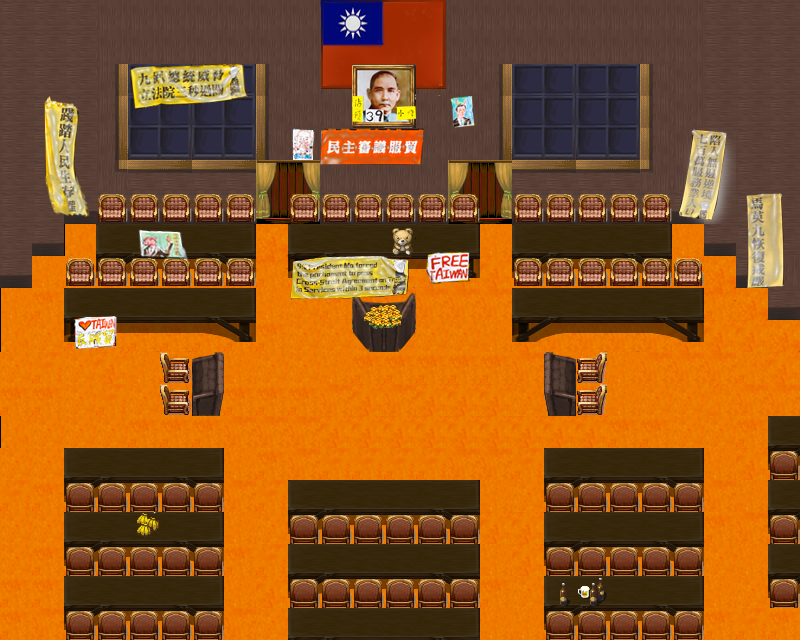

A level layout from a 2D game, rendered from its tile map. Below: a short description, then the map file with tile-grid data replaced by summaries:
An orthogonal 25x20 tile map with 32x32 px tiles, 11 tile layers (meta, 地板, npc, 牆壁, ...), 2 tilesets.

<map version="1.0" orientation="orthogonal" width="25" height="20" tilewidth="32" tileheight="32">
 <tileset firstgid="1" name="map2.1" tilewidth="32" tileheight="32">
  <image source="map2.1.png" trans="ff00ff" width="512" height="512" />
  <tile id="48">
   <properties>
    <property name="itemid" value="3" />
   </properties>
  </tile>
  <tile id="52">
   <properties>
    <property name="itemid" value="2" />
   </properties>
  </tile>
  <tile id="76">
   <properties>
    <property name="npcid" value="1" />
   </properties>
  </tile>
  <tile id="77">
   <properties>
    <property name="npcid" value="2" />
   </properties>
  </tile>
  <tile id="78">
   <properties>
    <property name="npcid" value="98" />
   </properties>
  </tile>
  <tile id="79">
   <properties>
    <property name="npcid" value="99" />
   </properties>
  </tile>
  <tile id="122">
   <properties>
    <property name="itemid" value="1" />
   </properties>
  </tile>
  <tile id="123">
   <properties>
    <property name="itemid" value="1" />
   </properties>
  </tile>
 </tileset>
 <tileset firstgid="257" name="meta_tiles" tilewidth="32" tileheight="32">
  <image source="meta_tiles.png" trans="ff00ff" width="64" height="32" />
 </tileset>
 <layer name="meta" width="25" height="20">
  <data>[500 cells, 266 non-empty, 1 distinct tile ids]</data>
 </layer>
 <layer name="地板" width="25" height="20">
  <data>[500 cells, 316 non-empty, 7 distinct tile ids]</data>
 </layer>
 <layer name="npc" width="25" height="20">
  <data>[500 cells, 35 non-empty, 4 distinct tile ids]</data>
 </layer>
 <layer name="牆壁" width="25" height="20">
  <data>[500 cells, 184 non-empty, 14 distinct tile ids]</data>
 </layer>
 <layer name="牆上裝飾" width="25" height="20">
  <data>[500 cells, 63 non-empty, 28 distinct tile ids]</data>
 </layer>
 <layer name="桌子" width="25" height="20">
  <data>[500 cells, 152 non-empty, 10 distinct tile ids]</data>
 </layer>
 <layer name="椅子" width="25" height="20">
  <data>[500 cells, 77 non-empty, 4 distinct tile ids]</data>
 </layer>
 <layer name="講台" width="25" height="20">
  <data>[500 cells, 8 non-empty, 8 distinct tile ids]</data>
 </layer>
 <layer name="桌上裝飾" width="25" height="20">
  <data>[500 cells, 4 non-empty, 4 distinct tile ids]</data>
 </layer>
 <layer name="item" width="25" height="20">
  <data>[500 cells, 6 non-empty, 4 distinct tile ids]</data>
 </layer>
 <layer name="new" width="25" height="20">
  <data>[500 cells, 82 non-empty, 71 distinct tile ids]</data>
 </layer>
</map>
